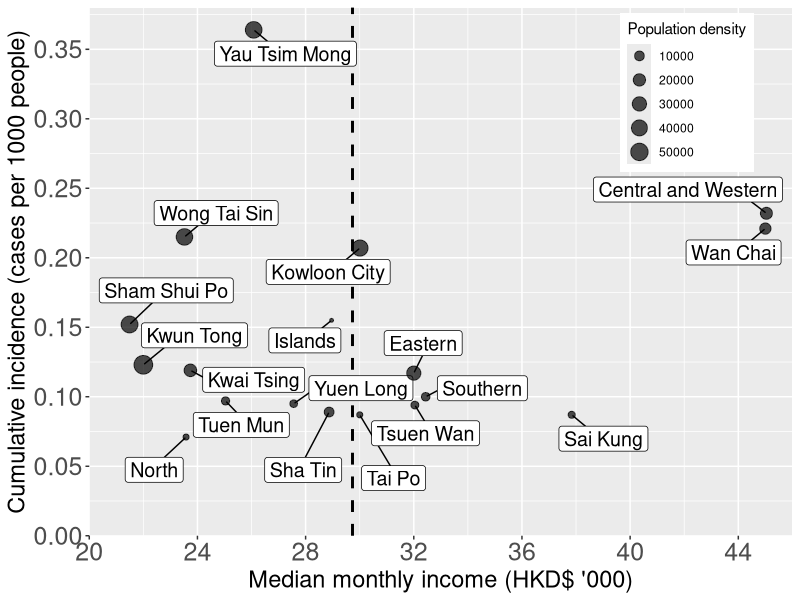
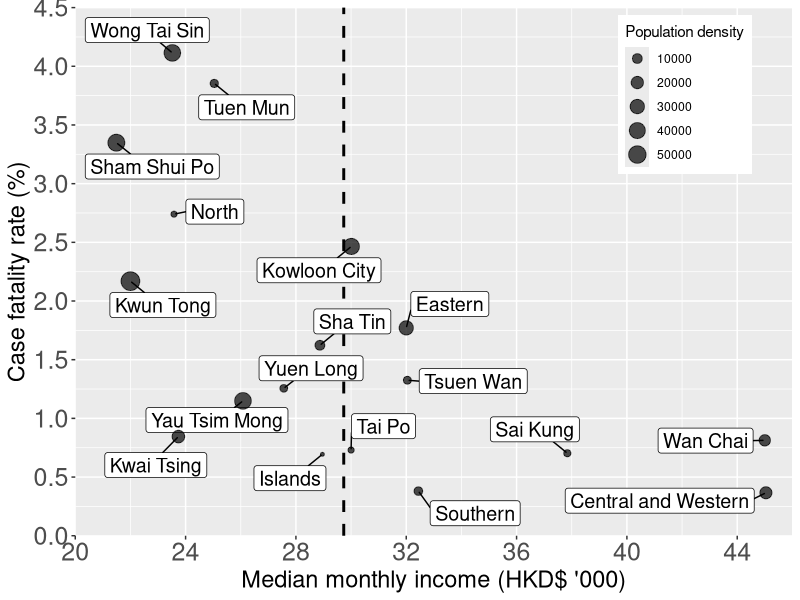
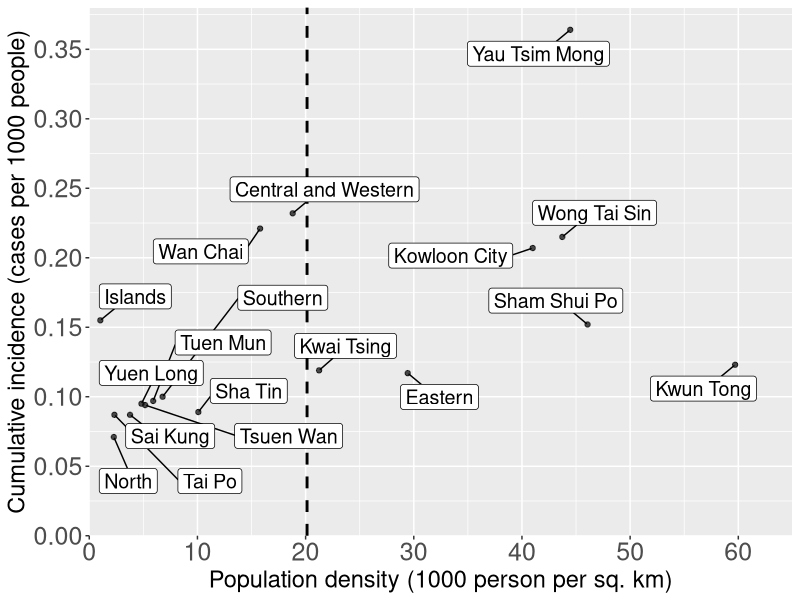
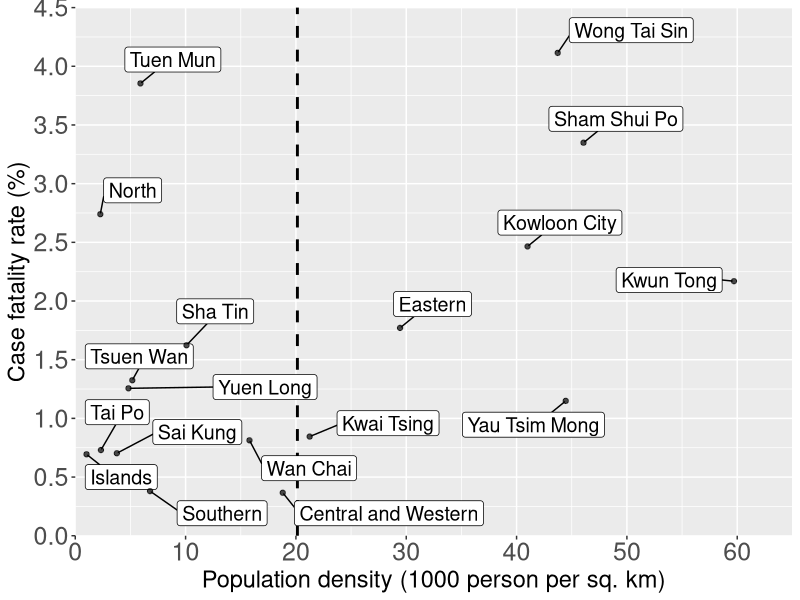
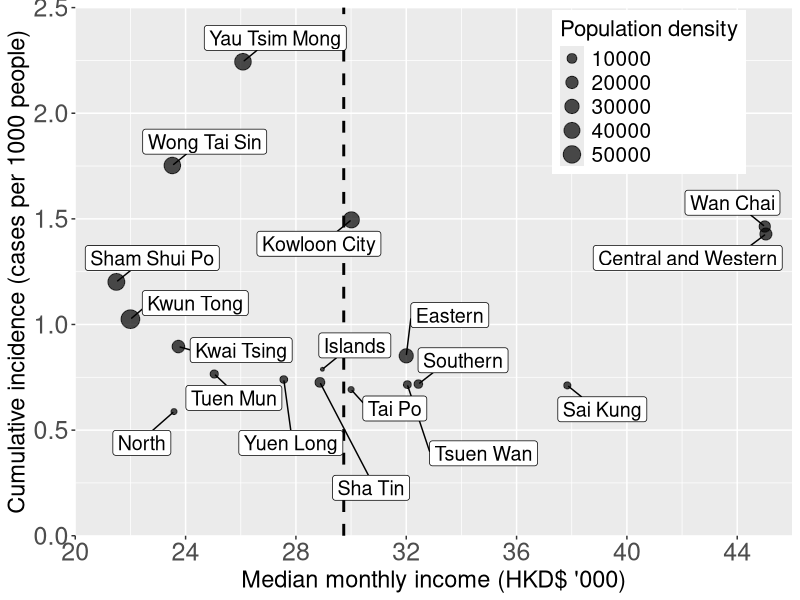
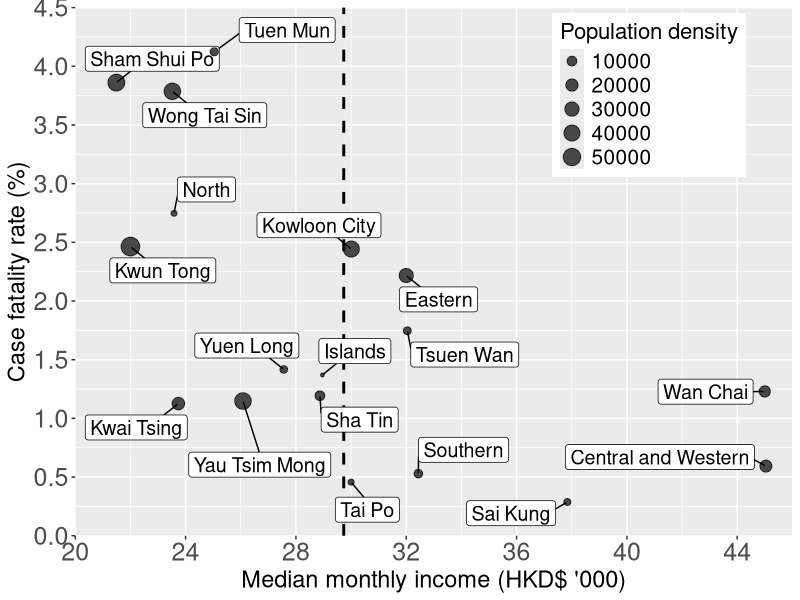
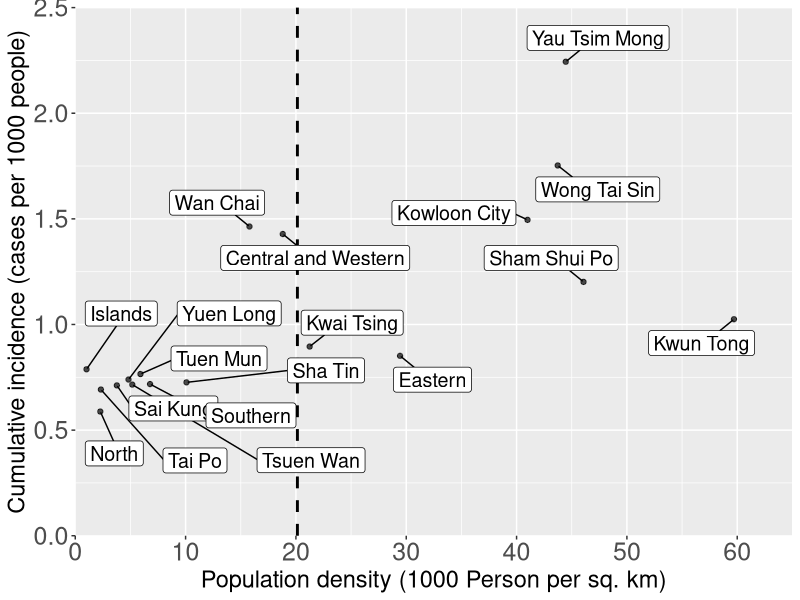
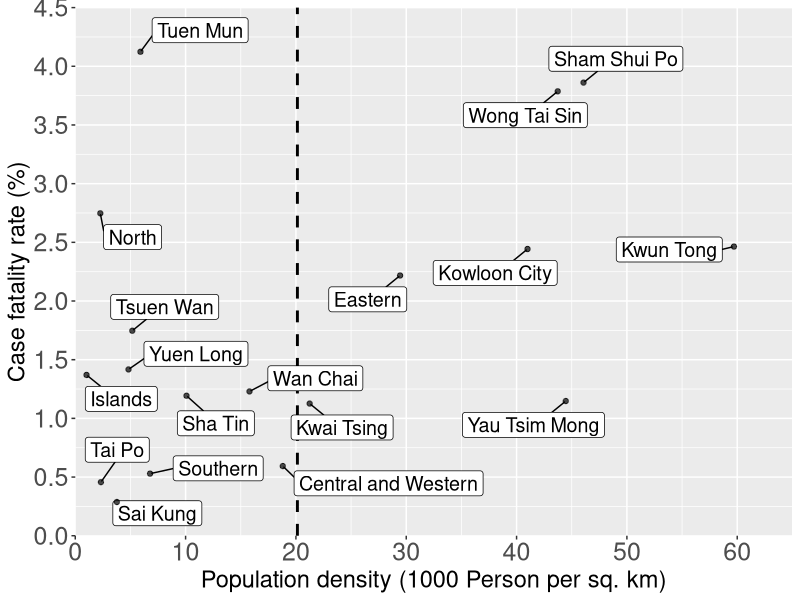

Recreate these plots in R, in order.
library(ggplot2)
library(plyr)
library(ggpubr)
library(data.table)
library(carData)
library(car)
library(pscl)
library(ggrepel)
library(patchwork)
library(reshape2)
library(tidyr)
library(dplyr)
library(lubridate)
library(reshape2)
library(scales)
library(forcats)
library(corrplot)
library(Hmisc)
options(ggrepel.max.overlaps = Inf)

#District & Territory Demographic
DD<-read.csv("dis_inc_cfr.csv")
DS<-read.csv("dis_inc_cfr_symptomatic.csv")
TS<-read.csv("Territory_symptomatic.csv")
Covid2<-read.csv("Covid model_symptomatic.csv")

#Data Management
Covid2_Elderly<-Covid2%>%group_by(Age)%>%filter(any(Age>64))
Covid2_Elderly_Death<-Covid2_Elderly%>%group_by(event)%>%filter(any(event=="1"))
Covid2_Elderly_Cases.in.district<-Covid2_Elderly%>%group_by(district)%>%summarise(Total=n())
Covid2_Elderly_Death.in.district<-Covid2_Elderly_Death%>%group_by(district)%>%summarise(Death=n())
new_row1 = list("Tai Po",0)
new_row2 = list(district="Sai Kung",Death=0)
Covid2_Elderly_Death.in.district = rbind(Covid2_Elderly_Death.in.district,new_row1)
Covid2_Elderly_Death.in.district = rbind(Covid2_Elderly_Death.in.district,new_row2)
Covid2_Elderly.in.district=left_join(Covid2_Elderly_Cases.in.district, Covid2_Elderly_Death.in.district)
Covid2_Elderly.in.district<-Covid2_Elderly.in.district%>%mutate(CFR_elderly=round(Death/Total*100,2))
colnames(Covid2_Elderly.in.district)[c(1)]<-c("District")
CFR_Overview=left_join(Covid2_Elderly.in.district, DS)
CFR_Overview<-subset(CFR_Overview,select =c(District,CFR_elderly,cfr_percent,income_trans,population_density))

#Scatter Plot_Total#
Scatter_Total_CI_I<-ggplot(DD,aes(x=Income_1k, y=Cumulative.Incidence.Rate_percentage, size =population_density, label=District)) + 
  geom_vline(xintercept=c(mean(DD$Income_1k)), linetype="dashed",lwd=1) + 
  geom_label_repel(size = 5,min.segment.length = 0, box.padding = 0.5)+ geom_point(alpha=0.7)+
  xlab("Median monthly income (HKD$ '000)") + ylab("Cumulative incidence (cases per 1000 people)") + labs(size="Population density")
Scatter_Total_CI_I<-Scatter_Total_CI_I + scale_x_continuous(expand= c(0,0), limits = c(20,46),breaks = seq(20, 46, 4)) +
  scale_y_continuous(expand=c(0,0), limits=c(0,0.38), breaks= seq(0,0.35,0.05)) + labs(size="Population density")+
  theme(axis.text=element_text(size=18), axis.title = element_text(size = 17), legend.position = c(0.85,0.84)) 
Scatter_Total_CI_I

Scatter_Total_CFR_I<-ggplot(DD,aes(x=Income_1k, y=cfr_percent, size =population_density, label=District)) + 
  geom_vline(xintercept=c(mean(DD$Income_1k)), linetype="dashed",lwd=1) +
  geom_label_repel(size = 5,min.segment.length = 0, box.padding = 0.5)+ geom_point(alpha=0.7)+
  xlab("Median monthly income (HKD$ '000)") + ylab("Case fatality rate (%)")
Scatter_Total_CFR_I<-Scatter_Total_CFR_I + scale_x_continuous(expand= c(0,0), limits = c(20,46),breaks = seq(20, 46, 4)) +
  scale_y_continuous(expand=c(0,0), limits=c(0,4.5), breaks= seq(0,4.5,0.5)) + labs(size="Population density")+
  theme(axis.text=element_text(size=18), axis.title = element_text(size = 17), legend.position = c(0.85,0.835)) 
Scatter_Total_CFR_I

Scatter_Total_CI_PD<-ggplot(DD,aes(x=population.density_1k, y=Cumulative.Incidence.Rate_percentage, label=District))+ 
  geom_vline(xintercept=c(mean(DD$population.density_1k)), linetype="dashed",lwd=1) +
  geom_label_repel(size = 5,min.segment.length = 0, box.padding = 0.5)+ geom_point(alpha=0.7)+
  xlab("Population density (1000 person per sq. km)") + ylab("Cumulative incidence (cases per 1000 people)")
Scatter_Total_CI_PD<-Scatter_Total_CI_PD + scale_x_continuous(expand= c(0,0), limits = c(0,65),breaks = seq(0, 60, 10)) +
  scale_y_continuous(expand=c(0,0), limits=c(0,0.38), breaks= seq(0,0.35,0.05))+
  theme(axis.text=element_text(size=18), axis.title = element_text(size = 17))
Scatter_Total_CI_PD

Scatter_Total_CFR_PD<-ggplot(DD,aes(x=population.density_1k, y=cfr_percent, label=District)) + 
  geom_vline(xintercept=c(mean(DD$population.density_1k)), linetype="dashed",lwd=1) +
  geom_label_repel(size = 5,min.segment.length = 0, box.padding = 0.5)+ geom_point(alpha=0.7)+
  xlab("Population density (1000 person per sq. km)") + ylab("Case fatality rate (%)")
Scatter_Total_CFR_PD<-Scatter_Total_CFR_PD + scale_x_continuous(expand= c(0,0), limits = c(0,65),breaks = seq(0, 60, 10)) +
  scale_y_continuous(expand=c(0,0), limits=c(0,4.5), breaks= seq(0,4.5,0.5))+
  theme(axis.text=element_text(size=18), axis.title = element_text(size = 17))
Scatter_Total_CFR_PD

FigureS4<-ggarrange(Scatter_Total_CI_I,Scatter_Total_CFR_I,Scatter_Total_CI_PD,Scatter_Total_CFR_PD,
                    labels = c("A","B","C","D"),font.label = list(size = 16),
                    ncol = 2, nrow = 2)

#Scatter Plot_Symptomatic#
Scatter_Symptomatic_CI_I<-ggplot(DS,aes(x=income_trans, y=inc_perk, size =population_density, label=District)) + 
  geom_vline(xintercept=c(mean(DD$Income_1k)), linetype="dashed",lwd=1) +
  geom_label_repel(size = 5,min.segment.length = 0, box.padding = 0.5)+ geom_point(alpha=0.7)+
  xlab("Median monthly income (HKD$ '000)") + ylab("Cumulative incidence (cases per 1000 people)") + labs(size="Population density")
Scatter_Symptomatic_CI_I<-Scatter_Symptomatic_CI_I + scale_x_continuous(expand= c(0,0), limits = c(20,46),breaks = seq(20, 46, 4)) +
  scale_y_continuous(expand=c(0,0), limits=c(0,2.5), breaks= seq(0,2.5,0.5)) + labs(size="Population density")+
  theme(axis.text=element_text(size=18), axis.title = element_text(size = 17), legend.position = c(0.8,0.84),
        legend.title = element_text(size=16),legend.text = element_text(size=15))
Scatter_Symptomatic_CI_I

Scatter_Symptomatic_CFR_I<-ggplot(DS,aes(x=income_trans, y=cfr_percent, size =population_density, label=District)) + 
  geom_vline(xintercept=c(mean(DD$Income_1k)), linetype="dashed",lwd=1) +
  geom_label_repel(size = 5,min.segment.length = 0, box.padding = 0.5)+ geom_point(alpha=0.7) +
  xlab("Median monthly income (HKD$ '000)") + ylab("Case fatality rate (%)")
Scatter_Symptomatic_CFR_I<-Scatter_Symptomatic_CFR_I + scale_x_continuous(expand= c(0,0), limits = c(20,46),breaks = seq(20, 46, 4)) +
  scale_y_continuous(expand=c(0,0), limits=c(0,4.5), breaks= seq(0,4.5,0.5)) + labs(size="Population density")+
  theme(axis.text=element_text(size=18), axis.title = element_text(size = 17), legend.position = c(0.8,0.835),
        legend.title = element_text(size=16),legend.text = element_text(size=15))
Scatter_Symptomatic_CFR_I

Scatter_Symptomatic_CI_PD<-ggplot(DS,aes(x=population_density_1000, y=inc_perk, label=District)) + 
  geom_vline(xintercept=c(mean(DD$population.density_1k)), linetype="dashed",lwd=1) +
  geom_label_repel(size = 5,min.segment.length = 0, box.padding = 0.5)+ geom_point(alpha=0.7) +
  xlab("Population density (1000 Person per sq. km)") + ylab("Cumulative incidence (cases per 1000 people)")
Scatter_Symptomatic_CI_PD<-Scatter_Symptomatic_CI_PD + scale_x_continuous(expand= c(0,0), limits = c(0,65),breaks = seq(0, 60, 10)) +
  scale_y_continuous(expand=c(0,0), limits=c(0,2.5), breaks= seq(0,2.5,0.5))+
  theme(axis.text=element_text(size=18), axis.title = element_text(size = 17))
Scatter_Symptomatic_CI_PD

Scatter_Symptomatic_CFR_PD<-ggplot(DS,aes(x=population_density_1000, y=cfr_percent, label=District)) + 
  geom_vline(xintercept=c(mean(DD$population.density_1k)), linetype="dashed",lwd=1) +
  geom_label_repel(size = 5,min.segment.length = 0, box.padding = 0.5)+ geom_point(alpha=0.7)+
  xlab("Population density (1000 Person per sq. km)") + ylab("Case fatality rate (%)")
Scatter_Symptomatic_CFR_PD<-Scatter_Symptomatic_CFR_PD + scale_x_continuous(expand= c(0,0), limits = c(0,65),breaks = seq(0, 60, 10)) +
  scale_y_continuous(expand=c(0,0), limits=c(0,4.5), breaks= seq(0,4.5,0.5))+
  theme(axis.text=element_text(size=18), axis.title = element_text(size = 17))
Scatter_Symptomatic_CFR_PD

Figure2<-ggarrange(Scatter_Symptomatic_CI_I,Scatter_Symptomatic_CFR_I,Scatter_Symptomatic_CI_PD,Scatter_Symptomatic_CFR_PD,
                   labels = c("A","B","C","D"),font.label = list(size = 16),
                   ncol = 2, nrow = 2)

Scatter_CFR_Comparsion<-ggplot(CFR_Overview,aes(x=cfr_percent, y=CFR_elderly, label=District)) + 
  geom_label_repel(size = 8.5,min.segment.length = 0, box.padding = 0.5)+ geom_point(alpha=0.7,size=5)+
  xlab("Case fatality rate in symptomatic patients (%)") + ylab(" Case fatality rate in elderly (%)") + 
  scale_x_continuous(expand= c(0,0), limits = c(0,4.5),breaks = seq(0, 4, 1)) +
  scale_y_continuous(expand=c(0,0.1), limits=c(0,18), breaks= seq(0,18,2))+
  theme(axis.text=element_text(size=32), axis.title = element_text(size = 32)) 
Scatter_CFR_Comparsion

Scatter_Symptomatic_Elderly_CFR_I<-ggplot(CFR_Overview,aes(x=income_trans, y=CFR_elderly, size =population_density, label=District)) + 
  geom_vline(xintercept=c(mean(CFR_Overview$income_trans)), linetype="dashed",lwd=1) +
  geom_label_repel(size = 8.5,min.segment.length = 0, box.padding = 0.5)+ geom_point(alpha=0.7) +
  xlab("Median monthly income (HKD$ '000)") + ylab("Case fatality rate in elderly (%)") + 
  scale_x_continuous(expand= c(0,0), limits = c(20,46),breaks = seq(20, 46, 4)) +
  scale_y_continuous(expand=c(0,0.1), limits=c(0,20), breaks= seq(0,20,2)) + 
  labs(size="Population density")+
  theme(axis.text=element_text(size=30), axis.title = element_text(size = 32), 
        legend.position = c(0.8,0.835), legend.title = element_text(size=28), 
        legend.text = element_text(size=26))
Scatter_Symptomatic_Elderly_CFR_I

FigureSX<-ggarrange(Scatter_Symptomatic_Elderly_CFR_I, Scatter_CFR_Comparsion,
                    labels = c("A","B"), font.label = list(size = 34),
                    nrow = 1)

#Bar Chart_Symptomatic
level_order_TS<- factor(TS$Territory, level = c("KLE", "KLW", "NTW","HK","NTE"))

TS_CFR<-ggplot(TS, aes(x = level_order_TS, cfr,2, label=cfr)) + 
  geom_bar(stat = "identity") + 
  ggtitle("Case fatality rate") +
  xlab("Territories") +
  ylab("Percentage (%)") +
  geom_text(size = 5, position = position_stack(vjust =0.95), color="white") +
  scale_y_continuous(expand= c(0,0),breaks = seq(0, 3.5, 0.5)) + coord_cartesian(ylim = c(0, 3.5)) +
  theme(axis.text=element_text(size=16), axis.title = element_text(size = 15),plot.title = element_text(size = 15))
TS_CFR

TS_CDP<-ggplot(TS, aes(x = level_order_TS, y = CDPinPop_percent, label=CDPinPop_percent)) + 
  geom_bar(stat = "identity") +
  ggtitle("People with chronic disease") + ylab("Percentage (%)") +
  xlab("Territories") +
  geom_text(size = 5, position = position_stack(vjust =0.98), color="white") +
  scale_y_continuous(expand= c(0,0),breaks = seq(0, 30, 5)) + coord_cartesian(ylim = c(0, 30)) +
  theme(axis.text=element_text(size=16), axis.title = element_text(size = 15),plot.title = element_text(size = 15))
TS_CDP

FigureS2<-ggarrange(TS_CFR,TS_CDP,
                    labels = c("A","B"),
                    ncol = 2)

#CFR among reporting delay & hospitalization time
Covid2<-read.csv("Covid model_symptomatic.csv")
Covid2_Delay<-read.csv("DeathRisk.csv")
Covid2_Delay2<-read.csv("DeathRisk_Individual.csv")
Covid2_agepercent<-read.csv("Covid model_symptomatic_2Income.csv")

Covid2$Income.Region<-factor(Covid2$Income.Region,levels=c("Low Income Region","Middle Income Region","High Income Region"))
Covid2$Grouped.Delay.Time <- factor(Covid2$Grouped.Delay.Time, level = c("0", "1", "2","3","4","5","6","7","8","9","10",">10"))

Covid2_agepercent$Income.Region<-factor(Covid2_agepercent$Income.Region,levels=c("High Income Region","Low and Middle Income Region"))
Covid2_agepercent$Gender.Age<-factor(Covid2_agepercent$Gender.Age,levels=c("Male(≤65 years old)","Female(≤65 years old)","Male(>65 years old)","Female(>65 years old)"))

#Subset Data
Covid2_65<-Covid2 %>% filter(is.na(Age) | Age >= 65)
Covid2_65$Income.Region<-factor(Covid2_65$Income.Region,levels=c("Low Income Region","Middle Income Region","High Income Region"))

Delay_Total_LMH<-Covid2 %>% group_by(Income.Region)%>%count(Grouped.Delay.Time)
Delay_Total_LMH<-Delay_Total_LMH %>% group_by(Income.Region) %>% mutate(percentage=n/sum(n)*100)

Delay_Elderly_LMH<-Covid2_65 %>% group_by(Income.Region) %>% count(Grouped.Delay.Time)
Delay_Elderly_LMH<-Delay_Elderly_LMH %>% group_by(Income.Region) %>% mutate(percentage=n/sum(n)*100)
Delay <- data.frame(Income.Region=c("High Income Region"),Grouped.Delay.Time=c(0),n=c(0),percentage=c(0))
Delay$Grouped.Delay.Time<-as.factor(Delay$Grouped.Delay.Time)
Delay_Elderly_LMH<-rbind(Delay_Elderly_LMH, Delay)
remove(Delay)

Covid2_Alive<-Covid2%>%group_by(Income.Region,event)%>%filter(any(event == "0"))%>% count(Hospitalization.time)%>% mutate(percentage=n/sum(n)*100)
Covid2_Dead<-Covid2%>%group_by(Income.Region,event)%>%filter(any(event == "1"))%>% count(Hospitalization.time)%>% mutate(percentage=n/sum(n)*100)

#CFR over delay time
Covid2_Delay$Delay.Time <- factor(Covid2_Delay$Delay.Time, level = c(">1",">2",">3",">4",">5",">6",">7",">8",">9",">10",">11",">12"))
CFR_delay<-ggplot(Covid2_Delay,aes(x=Delay.Time, y=cfr_percent, group=1)) + geom_point(size = 5) + geom_line(size = 2) + 
  xlab("Reporting delay (days)") + ylab("Case fatality rate (%)") +
  scale_y_continuous(expand=c(0,0), limits=c(0,4.2), breaks= seq(0,4,1)) +
  theme(axis.text=element_text(size=28), axis.title = element_text(size = 30))
CFR_delay

Covid2_Delay2$Delay.time <- as.factor(Covid2_Delay2$Delay.time)
CFR_delay2<-ggplot(Covid2_Delay2,aes(x=Delay.time, y=CFR_3days,group=1)) + geom_point(size = 5) + geom_line(size = 2) + 
  xlab("Reporting delay (days)") + ylab("Case fatality rate (%)") + ggtitle("") +
  scale_y_continuous(expand=c(0,0), limits=c(0,3.2), breaks= seq(0,3,1)) +
  theme(axis.text=element_text(size= 28), axis.title = element_text(size = 30))
CFR_delay2

Figure3<-ggarrange(CFR_delay, CFR_delay2,
                   labels = c("A","B"),font.label = list(size = 24),
                   ncol = 1)

#Proportion of delayed reporting time of symptomatic patients
level_order_Delay_Total  <- factor(Delay_Total_LMH$Grouped.Delay.Time, level = c("0", "1", "2","3","4","5","6","7","8","9","10",">10"))
Bar_Delay_Total_LMH<-ggplot(Delay_Total_LMH, aes(x=level_order_Delay_Total , y=percentage, label=percentage, fill = Income.Region, group = Income.Region)) + geom_bar(stat="identity", position = "dodge") + 
  ggtitle("Symptomatic patients") + xlab("Delay time (Days)") + 
  ylab("Percentage with different delay time") +
  scale_y_continuous(expand=c(0,0), limits = c(0, 25), breaks = seq(0, 25, 5)) + labs(fill="Income Region") +
  theme(plot.title = element_text(size=24), axis.text=element_text(size=23), axis.title = element_text(size = 24),
        legend.position = c(0.77,0.74), legend.key.size = unit(2,"cm"),legend.title = element_text(size=20),legend.text = element_text(size=18))
Bar_Delay_Total_LMH

#Proportion of delayed reporting time of elderly patients
Delay_Elderly_LMH$Income.Region<-factor(Delay_Elderly_LMH$Income.Region,levels=c("Low Income Region","Middle Income Region","High Income Region"))
level_order_Delay_Elderly <- factor(Delay_Elderly_LMH$Grouped.Delay.Time, level = c("0", "1", "2","3","4","5","6","7","8","9","10",">10"))

Bar_Delay_Elderly_LMH<-ggplot(Delay_Elderly_LMH, aes(x=level_order_Delay_Elderly , y=percentage, label=percentage, fill = Income.Region, group = Income.Region)) + geom_bar(stat="identity", position = "dodge") + 
  ggtitle("Symptomatic elderly patients") + xlab("Delay time (Days)") + ylab("Percentage with different delay time") +
  scale_y_continuous(expand=c(0,0), limits = c(0, 25), breaks = seq(0, 25, 5)) + labs(fill="Income Region") +
  theme(plot.title = element_text(size=24), axis.text=element_text(size=23), axis.title = element_text(size = 24), 
        legend.position = c(0.77,0.74), legend.key.size = unit(2,"cm"),legend.title = element_text(size=20),legend.text = element_text(size=18))
Bar_Delay_Elderly_LMH

#Percentage of severe delay patients
my.labels <- c("   Low and middle \n income region",
               "High \n income region")
Bar_Percentage<-ggplot(Covid2_agepercent, aes(x= fct_rev(Income.Region), y= Percentage, fill = fct_rev(Gender.Age))) + 
  ggtitle("Symptomatic patients") + xlab("") + coord_flip() +
  ylab("Percentage with severe reporting delay (>10 days)") + scale_x_discrete(labels= my.labels) +
  geom_col(width = 0.6, position = position_dodge(0.7)) +
  scale_fill_viridis_d(breaks = rev, direction = -1) +
  scale_y_continuous(expand=c(0,0), limits = c(0, 13), breaks = seq(0, 12, 2)) + labs(fill="Income Region") +
  theme(plot.title = element_text(size=24), axis.text.x=element_text(size= 22), 
        axis.title = element_text(size = 24), axis.text.y =element_text(size= 24, angle = 90,vjust = 0.7, hjust=0.5,color = "#000000"),
        legend.position = c(0.8,0.8), legend.key.size = unit(1,"cm"),
        legend.title = element_text(size=20),legend.text = element_text(size=18)) +
  scale_fill_manual(values = c("Male(≤65 years old)" = "#ADD8E6","Female(≤65 years old)" = "#ffcccb","Male(>65 years old)" = "#00008B","Female(>65 years old)" = "#8b0000"))
Bar_Percentage

Figure4<-ggarrange(Bar_Delay_Total_LMH,Bar_Delay_Elderly_LMH,Bar_Percentage,
                   labels = c("A","B","C"),
                   ncol = 1,nrow=3)

#CFR over hospitalization time
Covid2_Alive.Hist<-ggplot(Covid2_Alive, aes(x=Hospitalization.time, y = percentage, label=percentage)) + 
  scale_x_continuous(expand= c(0,0), limits = c(0,100),breaks = seq(0, 100, 10)) +
  geom_bar(stat = "identity") + scale_y_continuous(expand= c(0,0), limits = c(0,8.5),breaks = seq(0, 10, 1)) + 
  facet_grid(factor(Income.Region, levels=c("Low Income Region", "Middle Income Region","High Income Region"))~.) + 
  labs(title="Alive group distribution",x="Hospitalization time (Days))", y = "Percentage (%)") + 
  theme(panel.spacing.y = unit(22, "pt"),strip.text.y = element_text(size = 28), 
        axis.text=element_text(size=28), axis.title = element_text(size = 30),plot.title = element_text(size = 32))
Covid2_Alive.Hist

Covid2_Dead.Hist<-ggplot(Covid2_Dead, aes(x=Hospitalization.time, y = percentage, label=percentage)) + 
  scale_x_continuous(expand= c(0,0), limits = c(0,100),breaks = seq(0, 100, 10)) +
  geom_bar(stat = "identity") + scale_y_continuous(expand= c(0,0), limits = c(0,30),breaks = seq(0, 30, 5)) + 
  facet_grid(factor(Income.Region, levels=c("Low Income Region", "Middle Income Region","High Income Region"))~.) + 
  labs(title="Dead group distribution",x="Hospitalization time (Days))", y = "Percentage (%)") + 
  theme(panel.spacing.y = unit(22, "pt"),strip.text.y = element_text(size = 28), 
        axis.text=element_text(size=28), axis.title = element_text(size = 30),plot.title = element_text(size = 32))
Covid2_Dead.Hist

FigureSA<-ggarrange(Covid2_Alive.Hist,Covid2_Dead.Hist,
                    labels = c("A","B"),font.label = list(size = 24),
                    ncol = 1, nrow = 2)

#Correlation
DD<-read.csv("dis_inc_cfr.csv")
DS<-read.csv("dis_inc_cfr_symptomatic.csv")
Covid<-read.csv("Covid model.csv")
Covid2<-read.csv("Covid model_symptomatic.csv")
Covid2_Dead<-Covid2%>%group_by(event)%>%filter(any(event=="1"))

#Matrix
df<-data.frame(DD$inc_perk,DD$cfr_percent,DD$population_density,DD$Income, DD$Average.Age,DD$Average.Patient.Age,DD$aht)
df2<-data.frame(DS$inc_perk,DS$cfr_percent,DS$population_density,DS$Income,DS$adt, DS$Average.Age,DS$Average.Patient.Age,DS$aht)
df3<-data.frame(Covid$event,Covid$Numeric_Gender,Covid$Age,Covid$Hospitalization.time)
df4<-data.frame(Covid2$event,Covid2$Numeric.Gender,Covid2$Age,Covid2$Hospitalization.time,Covid2$Delay.Time)
df5<-data.frame(Covid2_Dead$Numeric.Gender,Covid2_Dead$Age,Covid2_Dead$Hospitalization.time,Covid2_Dead$Delay.Time)

#Correlation Function
cor.mtest <- function(mat, ...) {
  mat <- as.matrix(mat)
  n <- ncol(mat)
  p.mat<- matrix(NA, n, n)
  diag(p.mat) <- 0
  for (i in 1:(n - 1)) {
    for (j in (i + 1):n) {
      tmp <- cor.test(mat[, i], mat[, j], ...)
      p.mat[i, j] <- p.mat[j, i] <- tmp$p.value
    }
  }
  colnames(p.mat) <- rownames(p.mat) <- colnames(mat)
  p.mat
}

#Correlation Matrix
M1<-cor(df)
colnames(M1) <- c("CI", "CFR", "Population Density", "Median Income", "Average Age", "Average Patient Age","Average Hospitalization Time")
rownames(M1) <- c("CI", "CFR", "Population Density", "Median Income", "Average Age", "Average Patient Age","Average Hospitalization Time")
head(M1)
p.mat <- cor.mtest(df)
colnames(p.mat) <- c("CI", "CFR", "Population Density", "Median Income", "Average Age", "Average Patient Age","Average Hospitalization Time")
rownames(p.mat) <- c("CI", "CFR", "Population Density", "Median Income", "Average Age", "Average Patient Age","Average Hospitalization Time")
head(p.mat)
FigureS1A<-corrplot(M1, method="color", tl.col="black", tl.srt=75, type="upper",p.mat = p.mat,
                    sig.level = 0.05, title = "Total patients",mar=c(0,0,1,0))

M2<-cor(df2)
colnames(M2) <- c("CI", "CFR", "Population Density", "Median Income", "Average Delay Time", "Average Age", "Average Patient Age", "Average Hospitalization Time")
rownames(M2) <- c("CI", "CFR", "Population Density", "Median Income", "Average Delay Time", "Average Age", "Average Patient Age", "Average Hospitalization Time")
head(M2)
p2.mat <- cor.mtest(df2)
colnames(p2.mat) <- c("CI", "CFR", "Population Density", "Median Income", "Average Delay Time", "Average Age", "Average Patient Age", "Average Hospitalization Time")
rownames(p2.mat) <- c("CI", "CFR", "Population Density", "Median Income", "Average Delay Time", "Average Age", "Average Patient Age", "Average Hospitalization Time")
head(p2.mat)
FigureS1B<-corrplot(M2, method="color", tl.col="black", tl.srt=75, type="upper",p.mat = p2.mat,
                    sig.level = 0.05, title = "Symptomatic patients",mar=c(0,0,1,0))

M3<-cor(df3)
colnames(M3) <- c("Deceased Condition", "Gender", "Age", "Hospitalization Time")
rownames(M3) <- c("Deceased Condition", "Gender", "Age", "Hospitalization Time")
p3.mat <- cor.mtest(df3)
colnames(p3.mat) <- c("Deceased Condition", "Gender", "Age", "Hospitalization Time")
rownames(p3.mat) <- c("Deceased Condition", "Gender", "Age", "Hospitalization Time")
head(p3.mat)
FigureS3A<-corrplot(M3, method="color", tl.col="black", tl.srt=75, type="upper",p.mat = p3.mat,
                    sig.level = 0.05, title = "Total patients",mar=c(0,0,1,0))

M4<-cor(df4)
head(M4)
colnames(M4) <- c("Deceased Condition", "Gender", "Age", "Hospitalization Time", "Report Delay Time")
rownames(M4) <- c("Deceased Condition", "Gender", "Age", "Hospitalization Time", "Report Delay Time")
p4.mat <- cor.mtest(df4)
colnames(p4.mat) <- c("Deceased Condition", "Gender", "Age", "Hospitalization Time", "Report Delay Time")
rownames(p4.mat) <- c("Deceased Condition", "Gender", "Age", "Hospitalization Time", "Report Delay Time")
head(p4.mat)
FigureS3B<-corrplot(M4, method="color", tl.col="black", tl.srt=75, type="upper",p.mat = p4.mat,
                    sig.level = 0.05, title = "Symptomatic patients",mar=c(0,0,1,0))

M5<-cor(df5)
head(M5)
colnames(M5) <- c("Gender", "Age", "Hospitalization Time", "Report Delay Time")
rownames(M5) <- c("Gender", "Age", "Hospitalization Time", "Report Delay Time")
p5.mat <- cor.mtest(df5)
colnames(p5.mat) <- c("Gender", "Age", "Hospitalization Time", "Report Delay Time")
rownames(p5.mat) <- c("Gender", "Age", "Hospitalization Time", "Report Delay Time")
head(p5.mat)
FigureS7<-corrplot(M5, method="color", tl.col="black", tl.srt=75, type="upper",
                   p.mat = p5.mat, sig.level = 0.05,title = "Symptomatic Deceased patients",mar=c(0,0,1,0))

#Time-Series Plot
Latest<-read.csv("Latest Situation.csv")

Latest$Report.date<-dmy(Latest$Report.date)
Latest<-Latest%>% mutate(Daily= Number.of.confirmed.cases - lag(Number.of.confirmed.cases, default = 0))
Latest<-Latest%>% mutate(Death= Number.of.death.cases - lag(Number.of.death.cases, default = 0))

Total.Death.Cases<-ggplot(Latest, aes(x=Report.date)) +
  geom_line(aes(y=Daily),size=1,color="red") + 
  geom_bar(aes(y=Death*30),width = 0.01,stat = "identity",color="blue") +  
  scale_x_date(date_labels = "%Y-%m", 
               breaks = seq(as.Date("2020-02-1"), as.Date("2021-10-1"), by="6 month"),expand = c(0,0),limits = c(as.Date("2020-01-23"), as.Date("2021-10-15"))) + 
  labs(x="") + 
  theme(axis.text.x=element_text(hjust=0.5)) +
  scale_y_continuous(name="Daily cases",expand=c(0,0),limits = c(-5, 155),breaks = seq(0, 150, 30), 
                     sec.axis = sec_axis(~./30,name = "Daily Deaths")) +   
  theme(axis.text.x=element_text(size=36,color = "#363636"),
        axis.text.y=element_text(size=48),
        axis.title = element_text(size = 42,color="red"),
        axis.title.y.right = element_text(size=42, color = "blue"),
        axis.ticks.length=unit(.15, "cm"),
        axis.ticks = element_line(size = 1.05))
